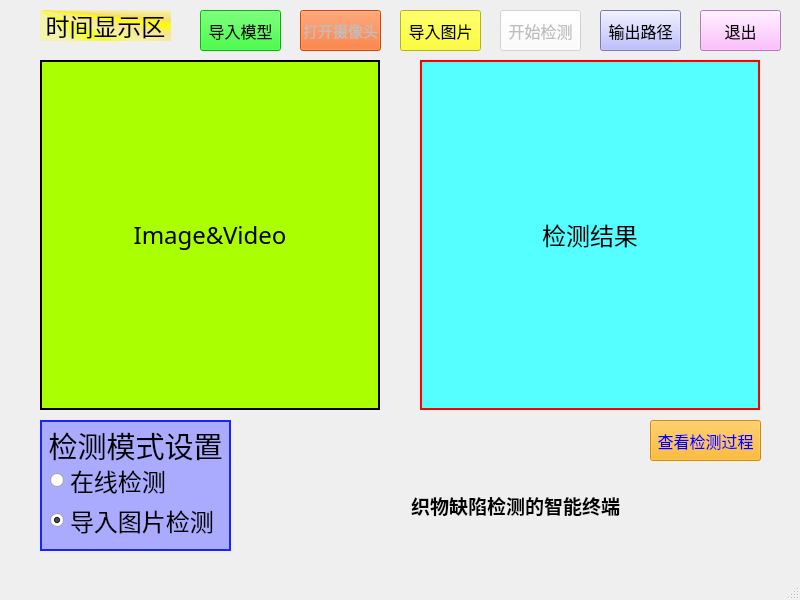
<?xml version="1.0" encoding="UTF-8"?>
<ui version="4.0">
 <class>MainWindow</class>
 <widget class="QMainWindow" name="MainWindow">
  <property name="geometry">
   <rect>
    <x>0</x>
    <y>0</y>
    <width>800</width>
    <height>600</height>
   </rect>
  </property>
  <property name="minimumSize">
   <size>
    <width>0</width>
    <height>0</height>
   </size>
  </property>
  <property name="sizeIncrement">
   <size>
    <width>0</width>
    <height>0</height>
   </size>
  </property>
  <property name="baseSize">
   <size>
    <width>0</width>
    <height>0</height>
   </size>
  </property>
  <property name="cursor">
   <cursorShape>ArrowCursor</cursorShape>
  </property>
  <property name="windowTitle">
   <string>织物缺陷检测的智能终端</string>
  </property>
  <property name="windowIcon">
   <iconset>
    <normaloff>图标.jpg</normaloff>图标.jpg</iconset>
  </property>
  <property name="windowOpacity">
   <double>1.000000000000000</double>
  </property>
  <property name="autoFillBackground">
   <bool>false</bool>
  </property>
  <property name="styleSheet">
   <string notr="true"/>
  </property>
  <property name="iconSize">
   <size>
    <width>24</width>
    <height>24</height>
   </size>
  </property>
  <property name="toolButtonStyle">
   <enum>Qt::ToolButtonIconOnly</enum>
  </property>
  <property name="animated">
   <bool>true</bool>
  </property>
  <property name="documentMode">
   <bool>false</bool>
  </property>
  <property name="unifiedTitleAndToolBarOnMac">
   <bool>false</bool>
  </property>
  <widget class="QWidget" name="centralwidget">
   <widget class="QPushButton" name="btn_exit">
    <property name="geometry">
     <rect>
      <x>700</x>
      <y>10</y>
      <width>81</width>
      <height>41</height>
     </rect>
    </property>
    <property name="font">
     <font>
      <family>微软雅黑</family>
      <pointsize>12</pointsize>
      <weight>50</weight>
      <bold>false</bold>
     </font>
    </property>
    <property name="styleSheet">
     <string notr="true">background-color: rgb(255, 170, 255);</string>
    </property>
    <property name="text">
     <string>退出</string>
    </property>
   </widget>
   <widget class="QPushButton" name="btn_load_model">
    <property name="geometry">
     <rect>
      <x>200</x>
      <y>10</y>
      <width>81</width>
      <height>41</height>
     </rect>
    </property>
    <property name="font">
     <font>
      <family>微软雅黑</family>
      <pointsize>12</pointsize>
      <weight>50</weight>
      <bold>false</bold>
     </font>
    </property>
    <property name="mouseTracking">
     <bool>false</bool>
    </property>
    <property name="tabletTracking">
     <bool>false</bool>
    </property>
    <property name="focusPolicy">
     <enum>Qt::StrongFocus</enum>
    </property>
    <property name="autoFillBackground">
     <bool>false</bool>
    </property>
    <property name="styleSheet">
     <string notr="true">background-color: rgb(0, 255, 0);</string>
    </property>
    <property name="text">
     <string>导入模型</string>
    </property>
    <property name="checkable">
     <bool>false</bool>
    </property>
    <property name="checked">
     <bool>false</bool>
    </property>
   </widget>
   <widget class="QLabel" name="lab_time">
    <property name="geometry">
     <rect>
      <x>40</x>
      <y>10</y>
      <width>131</width>
      <height>31</height>
     </rect>
    </property>
    <property name="font">
     <font>
      <family>幼圆</family>
      <pointsize>18</pointsize>
      <weight>50</weight>
      <bold>false</bold>
      <kerning>false</kerning>
     </font>
    </property>
    <property name="cursor">
     <cursorShape>ArrowCursor</cursorShape>
    </property>
    <property name="mouseTracking">
     <bool>false</bool>
    </property>
    <property name="styleSheet">
     <string notr="true">background-color: qconicalgradient(cx:0, cy:0, angle:135, stop:0 rgba(255, 255, 0, 69), stop:0.409091 rgba(255, 255, 0, 69), stop:0.423533 rgba(251, 255, 0, 145), stop:0.45 rgba(247, 255, 0, 208), stop:0.477581 rgba(255, 244, 71, 130), stop:0.518717 rgba(255, 218, 71, 130), stop:0.55 rgba(255, 255, 0, 255), stop:0.57754 rgba(255, 203, 0, 130), stop:0.625 rgba(255, 255, 0, 69), stop:1 rgba(255, 255, 0, 69));
</string>
    </property>
    <property name="text">
     <string>时间显示区</string>
    </property>
    <property name="alignment">
     <set>Qt::AlignCenter</set>
    </property>
   </widget>
   <widget class="QPushButton" name="btn_output_folder">
    <property name="enabled">
     <bool>true</bool>
    </property>
    <property name="geometry">
     <rect>
      <x>600</x>
      <y>10</y>
      <width>81</width>
      <height>41</height>
     </rect>
    </property>
    <property name="font">
     <font>
      <family>微软雅黑</family>
      <pointsize>12</pointsize>
      <weight>50</weight>
      <bold>false</bold>
     </font>
    </property>
    <property name="styleSheet">
     <string notr="true">background-color: rgb(170, 170, 255);</string>
    </property>
    <property name="text">
     <string>输出路径</string>
    </property>
   </widget>
   <widget class="QPushButton" name="btn_open_video">
    <property name="enabled">
     <bool>false</bool>
    </property>
    <property name="geometry">
     <rect>
      <x>300</x>
      <y>10</y>
      <width>81</width>
      <height>41</height>
     </rect>
    </property>
    <property name="font">
     <font>
      <family>微软雅黑</family>
      <pointsize>11</pointsize>
      <weight>50</weight>
      <bold>false</bold>
     </font>
    </property>
    <property name="styleSheet">
     <string notr="true">background-color: rgb(255, 85, 0);</string>
    </property>
    <property name="text">
     <string>打开摄像头</string>
    </property>
    <property name="checkable">
     <bool>true</bool>
    </property>
   </widget>
   <widget class="QLabel" name="lab_video">
    <property name="geometry">
     <rect>
      <x>40</x>
      <y>60</y>
      <width>340</width>
      <height>350</height>
     </rect>
    </property>
    <property name="font">
     <font>
      <family>黑体</family>
      <pointsize>18</pointsize>
     </font>
    </property>
    <property name="styleSheet">
     <string notr="true">*{border: 2px solid black;background-color: rgb(170, 255, 0);}


</string>
    </property>
    <property name="text">
     <string>Image&amp;Video</string>
    </property>
    <property name="alignment">
     <set>Qt::AlignCenter</set>
    </property>
   </widget>
   <widget class="QRadioButton" name="radio_real_detect">
    <property name="enabled">
     <bool>true</bool>
    </property>
    <property name="geometry">
     <rect>
      <x>50</x>
      <y>460</y>
      <width>181</width>
      <height>41</height>
     </rect>
    </property>
    <property name="font">
     <font>
      <family>黑体</family>
      <pointsize>18</pointsize>
      <weight>50</weight>
      <bold>false</bold>
      <kerning>false</kerning>
     </font>
    </property>
    <property name="cursor">
     <cursorShape>CrossCursor</cursorShape>
    </property>
    <property name="mouseTracking">
     <bool>false</bool>
    </property>
    <property name="tabletTracking">
     <bool>false</bool>
    </property>
    <property name="text">
     <string>在线检测</string>
    </property>
    <property name="checkable">
     <bool>true</bool>
    </property>
    <property name="checked">
     <bool>false</bool>
    </property>
    <property name="autoRepeat">
     <bool>false</bool>
    </property>
    <property name="autoExclusive">
     <bool>true</bool>
    </property>
   </widget>
   <widget class="QLabel" name="lab_result">
    <property name="geometry">
     <rect>
      <x>420</x>
      <y>60</y>
      <width>340</width>
      <height>350</height>
     </rect>
    </property>
    <property name="font">
     <font>
      <family>黑体</family>
      <pointsize>18</pointsize>
     </font>
    </property>
    <property name="focusPolicy">
     <enum>Qt::NoFocus</enum>
    </property>
    <property name="toolTipDuration">
     <number>-1</number>
    </property>
    <property name="styleSheet">
     <string notr="true">*{border: 2px solid red;background-color: rgb(85, 255, 255);}
</string>
    </property>
    <property name="text">
     <string>检测结果</string>
    </property>
    <property name="scaledContents">
     <bool>false</bool>
    </property>
    <property name="alignment">
     <set>Qt::AlignCenter</set>
    </property>
   </widget>
   <widget class="QRadioButton" name="radio_load_image_detect">
    <property name="enabled">
     <bool>true</bool>
    </property>
    <property name="geometry">
     <rect>
      <x>50</x>
      <y>500</y>
      <width>181</width>
      <height>41</height>
     </rect>
    </property>
    <property name="font">
     <font>
      <family>黑体</family>
      <pointsize>18</pointsize>
      <weight>50</weight>
      <bold>false</bold>
     </font>
    </property>
    <property name="cursor">
     <cursorShape>CrossCursor</cursorShape>
    </property>
    <property name="mouseTracking">
     <bool>false</bool>
    </property>
    <property name="text">
     <string>导入图片检测</string>
    </property>
    <property name="checkable">
     <bool>true</bool>
    </property>
    <property name="checked">
     <bool>true</bool>
    </property>
    <property name="autoRepeat">
     <bool>false</bool>
    </property>
    <property name="autoExclusive">
     <bool>true</bool>
    </property>
   </widget>
   <widget class="QPushButton" name="btn_processing_detect">
    <property name="enabled">
     <bool>false</bool>
    </property>
    <property name="geometry">
     <rect>
      <x>650</x>
      <y>420</y>
      <width>111</width>
      <height>41</height>
     </rect>
    </property>
    <property name="font">
     <font>
      <family>微软雅黑</family>
      <pointsize>12</pointsize>
      <weight>50</weight>
      <bold>false</bold>
     </font>
    </property>
    <property name="styleSheet">
     <string notr="true">background-color: rgb(255, 170, 0);
color: rgb(0, 0, 255);</string>
    </property>
    <property name="text">
     <string>查看检测过程</string>
    </property>
   </widget>
   <widget class="QPushButton" name="btn_start_detect">
    <property name="enabled">
     <bool>false</bool>
    </property>
    <property name="geometry">
     <rect>
      <x>500</x>
      <y>10</y>
      <width>81</width>
      <height>41</height>
     </rect>
    </property>
    <property name="font">
     <font>
      <family>微软雅黑</family>
      <pointsize>12</pointsize>
      <weight>50</weight>
      <bold>false</bold>
     </font>
    </property>
    <property name="styleSheet">
     <string notr="true">background-color: rgb(255, 255, 255);</string>
    </property>
    <property name="text">
     <string>开始检测</string>
    </property>
    <property name="checkable">
     <bool>false</bool>
    </property>
   </widget>
   <widget class="QLabel" name="lab_information">
    <property name="geometry">
     <rect>
      <x>240</x>
      <y>460</y>
      <width>551</width>
      <height>91</height>
     </rect>
    </property>
    <property name="font">
     <font>
      <family>Agency FB</family>
      <pointsize>14</pointsize>
      <weight>75</weight>
      <bold>true</bold>
     </font>
    </property>
    <property name="styleSheet">
     <string notr="true">color: rgb(255, 255, 255);
color: rgb(0, 0, 0);</string>
    </property>
    <property name="text">
     <string>织物缺陷检测的智能终端</string>
    </property>
    <property name="alignment">
     <set>Qt::AlignCenter</set>
    </property>
   </widget>
   <widget class="QPushButton" name="btn_load_image">
    <property name="enabled">
     <bool>true</bool>
    </property>
    <property name="geometry">
     <rect>
      <x>400</x>
      <y>10</y>
      <width>81</width>
      <height>41</height>
     </rect>
    </property>
    <property name="font">
     <font>
      <family>微软雅黑</family>
      <pointsize>12</pointsize>
      <weight>50</weight>
      <bold>false</bold>
     </font>
    </property>
    <property name="mouseTracking">
     <bool>false</bool>
    </property>
    <property name="tabletTracking">
     <bool>false</bool>
    </property>
    <property name="acceptDrops">
     <bool>false</bool>
    </property>
    <property name="layoutDirection">
     <enum>Qt::LeftToRight</enum>
    </property>
    <property name="autoFillBackground">
     <bool>false</bool>
    </property>
    <property name="styleSheet">
     <string notr="true">background-color: rgb(255, 255, 0);</string>
    </property>
    <property name="text">
     <string>导入图片</string>
    </property>
    <property name="checkable">
     <bool>false</bool>
    </property>
    <property name="checked">
     <bool>false</bool>
    </property>
    <property name="autoRepeat">
     <bool>false</bool>
    </property>
    <property name="autoExclusive">
     <bool>false</bool>
    </property>
    <property name="autoDefault">
     <bool>false</bool>
    </property>
    <property name="default">
     <bool>false</bool>
    </property>
    <property name="flat">
     <bool>false</bool>
    </property>
   </widget>
   <widget class="QFrame" name="frame">
    <property name="geometry">
     <rect>
      <x>40</x>
      <y>420</y>
      <width>191</width>
      <height>131</height>
     </rect>
    </property>
    <property name="autoFillBackground">
     <bool>false</bool>
    </property>
    <property name="styleSheet">
     <string notr="true">QFrame{border: 2px solid rgb(25, 36, 255);background-color: rgb(170, 170, 255)}



</string>
    </property>
    <property name="frameShape">
     <enum>QFrame::StyledPanel</enum>
    </property>
    <property name="frameShadow">
     <enum>QFrame::Raised</enum>
    </property>
    <widget class="QLabel" name="label_2">
     <property name="geometry">
      <rect>
       <x>5</x>
       <y>10</y>
       <width>181</width>
       <height>31</height>
      </rect>
     </property>
     <property name="palette">
      <palette>
       <active>
        <colorrole role="WindowText">
         <brush brushstyle="SolidPattern">
          <color alpha="255">
           <red>0</red>
           <green>0</green>
           <blue>0</blue>
          </color>
         </brush>
        </colorrole>
        <colorrole role="Button">
         <brush brushstyle="SolidPattern">
          <color alpha="255">
           <red>170</red>
           <green>170</green>
           <blue>255</blue>
          </color>
         </brush>
        </colorrole>
        <colorrole role="Light">
         <brush brushstyle="SolidPattern">
          <color alpha="255">
           <red>255</red>
           <green>255</green>
           <blue>255</blue>
          </color>
         </brush>
        </colorrole>
        <colorrole role="Text">
         <brush brushstyle="SolidPattern">
          <color alpha="255">
           <red>0</red>
           <green>0</green>
           <blue>0</blue>
          </color>
         </brush>
        </colorrole>
        <colorrole role="Base">
         <brush brushstyle="SolidPattern">
          <color alpha="255">
           <red>170</red>
           <green>170</green>
           <blue>255</blue>
          </color>
         </brush>
        </colorrole>
        <colorrole role="Window">
         <brush brushstyle="SolidPattern">
          <color alpha="255">
           <red>170</red>
           <green>170</green>
           <blue>255</blue>
          </color>
         </brush>
        </colorrole>
       </active>
       <inactive>
        <colorrole role="WindowText">
         <brush brushstyle="SolidPattern">
          <color alpha="255">
           <red>0</red>
           <green>0</green>
           <blue>0</blue>
          </color>
         </brush>
        </colorrole>
        <colorrole role="Button">
         <brush brushstyle="SolidPattern">
          <color alpha="255">
           <red>170</red>
           <green>170</green>
           <blue>255</blue>
          </color>
         </brush>
        </colorrole>
        <colorrole role="Light">
         <brush brushstyle="SolidPattern">
          <color alpha="255">
           <red>255</red>
           <green>255</green>
           <blue>255</blue>
          </color>
         </brush>
        </colorrole>
        <colorrole role="Text">
         <brush brushstyle="SolidPattern">
          <color alpha="255">
           <red>0</red>
           <green>0</green>
           <blue>0</blue>
          </color>
         </brush>
        </colorrole>
        <colorrole role="Base">
         <brush brushstyle="SolidPattern">
          <color alpha="255">
           <red>170</red>
           <green>170</green>
           <blue>255</blue>
          </color>
         </brush>
        </colorrole>
        <colorrole role="Window">
         <brush brushstyle="SolidPattern">
          <color alpha="255">
           <red>170</red>
           <green>170</green>
           <blue>255</blue>
          </color>
         </brush>
        </colorrole>
       </inactive>
       <disabled>
        <colorrole role="WindowText">
         <brush brushstyle="SolidPattern">
          <color alpha="255">
           <red>120</red>
           <green>120</green>
           <blue>120</blue>
          </color>
         </brush>
        </colorrole>
        <colorrole role="Button">
         <brush brushstyle="SolidPattern">
          <color alpha="255">
           <red>170</red>
           <green>170</green>
           <blue>255</blue>
          </color>
         </brush>
        </colorrole>
        <colorrole role="Light">
         <brush brushstyle="SolidPattern">
          <color alpha="255">
           <red>255</red>
           <green>255</green>
           <blue>255</blue>
          </color>
         </brush>
        </colorrole>
        <colorrole role="Text">
         <brush brushstyle="SolidPattern">
          <color alpha="255">
           <red>120</red>
           <green>120</green>
           <blue>120</blue>
          </color>
         </brush>
        </colorrole>
        <colorrole role="Base">
         <brush brushstyle="SolidPattern">
          <color alpha="255">
           <red>170</red>
           <green>170</green>
           <blue>255</blue>
          </color>
         </brush>
        </colorrole>
        <colorrole role="Window">
         <brush brushstyle="SolidPattern">
          <color alpha="255">
           <red>170</red>
           <green>170</green>
           <blue>255</blue>
          </color>
         </brush>
        </colorrole>
       </disabled>
      </palette>
     </property>
     <property name="font">
      <font>
       <family>黑体</family>
       <pointsize>22</pointsize>
       <weight>50</weight>
       <bold>false</bold>
      </font>
     </property>
     <property name="autoFillBackground">
      <bool>false</bool>
     </property>
     <property name="styleSheet">
      <string notr="true">QLabel{border: 0px ;}</string>
     </property>
     <property name="text">
      <string>检测模式设置</string>
     </property>
     <property name="scaledContents">
      <bool>false</bool>
     </property>
     <property name="alignment">
      <set>Qt::AlignCenter</set>
     </property>
     <property name="openExternalLinks">
      <bool>false</bool>
     </property>
    </widget>
   </widget>
   <widget class="QLabel" name="lab_time_2">
    <property name="geometry">
     <rect>
      <x>320</x>
      <y>420</y>
      <width>321</width>
      <height>71</height>
     </rect>
    </property>
    <property name="font">
     <font>
      <family>楷体</family>
      <pointsize>14</pointsize>
      <weight>50</weight>
      <bold>false</bold>
     </font>
    </property>
    <property name="styleSheet">
     <string notr="true">color: rgb(255, 255, 255);
color: rgb(0, 0, 0);</string>
    </property>
    <property name="text">
     <string/>
    </property>
    <property name="alignment">
     <set>Qt::AlignCenter</set>
    </property>
   </widget>
   <zorder>frame</zorder>
   <zorder>btn_exit</zorder>
   <zorder>btn_load_model</zorder>
   <zorder>lab_time</zorder>
   <zorder>btn_output_folder</zorder>
   <zorder>btn_open_video</zorder>
   <zorder>radio_real_detect</zorder>
   <zorder>lab_result</zorder>
   <zorder>radio_load_image_detect</zorder>
   <zorder>btn_processing_detect</zorder>
   <zorder>btn_start_detect</zorder>
   <zorder>lab_information</zorder>
   <zorder>btn_load_image</zorder>
   <zorder>lab_video</zorder>
   <zorder>lab_time_2</zorder>
  </widget>
  <widget class="QMenuBar" name="menubar">
   <property name="geometry">
    <rect>
     <x>0</x>
     <y>0</y>
     <width>800</width>
     <height>23</height>
    </rect>
   </property>
  </widget>
  <widget class="QStatusBar" name="statusbar"/>
 </widget>
 <resources/>
 <connections/>
</ui>
